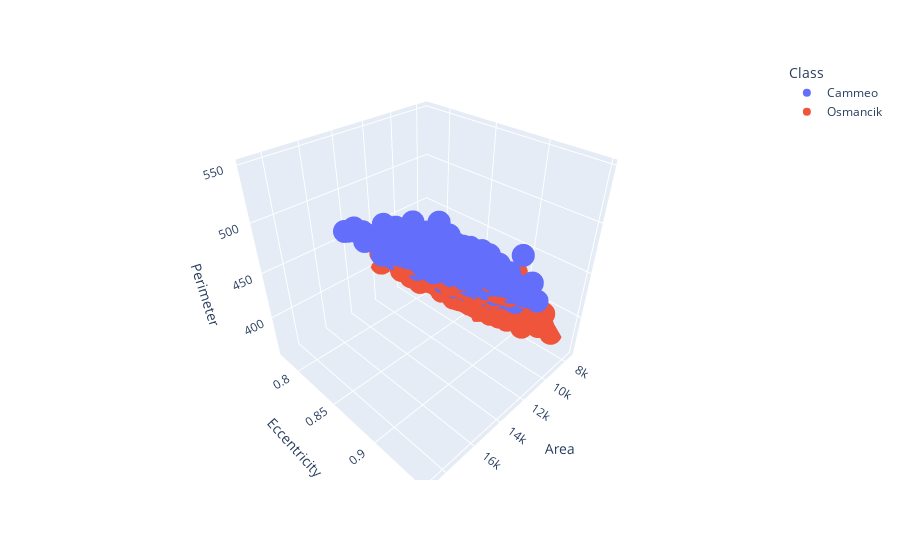

The cell this chart's notebook holds for it:
### Markdown cell above
## Task 2: Visualize samples in 3D

Try graphing three of the features in 3D against each other.

### Code cell
#@title Plot three features in 3D by entering their names and running this cell

x_axis_data = 'Area'  # @param {type: "string"}
y_axis_data = 'Eccentricity'  # @param {type: "string"}
z_axis_data = 'Perimeter'  # @param {type: "string"}

px.scatter_3d(
    rice_dataset,
    x=x_axis_data,
    y=y_axis_data,
    z=z_axis_data,
    color='Class',
).show()

### Figure 1 — Plotly figure (JSON) as saved in the notebook; plotly's stock layout.template omitted (floating-point values rounded to 4 significant figures; data arrays with more than 128 entries replaced by an {"elided": "..."} marker saying what was removed)
{"data": [{"hovertemplate": "Class=Cammeo<br>Area=%{x}<br>Eccentricity=%{y}<br>Perimeter=%{z}<extra></extra>", "legendgroup": "Cammeo", "marker": {"color": "#636efa", "symbol": "circle"}, "mode": "markers", "name": "Cammeo", "scene": "scene", "showlegend": true, "type": "scatter3d", "x": {"elided": "1630 int values"}, "y": {"elided": "1630 float values"}, "z": {"elided": "1630 float values"}}, {"hovertemplate": "Class=Osmancik<br>Area=%{x}<br>Eccentricity=%{y}<br>Perimeter=%{z}<extra></extra>", "legendgroup": "Osmancik", "marker": {"color": "#EF553B", "symbol": "circle"}, "mode": "markers", "name": "Osmancik", "scene": "scene", "showlegend": true, "type": "scatter3d", "x": {"elided": "2180 int values"}, "y": {"elided": "2180 float values"}, "z": {"elided": "2180 float values"}}], "layout": {"legend": {"title": {"text": "Class"}, "tracegroupgap": 0}, "margin": {"t": 60}, "scene": {"domain": {"x": [0, 1], "y": [0, 1]}, "xaxis": {"title": {"text": "Area"}}, "yaxis": {"title": {"text": "Eccentricity"}}, "zaxis": {"title": {"text": "Perimeter"}}}}}
